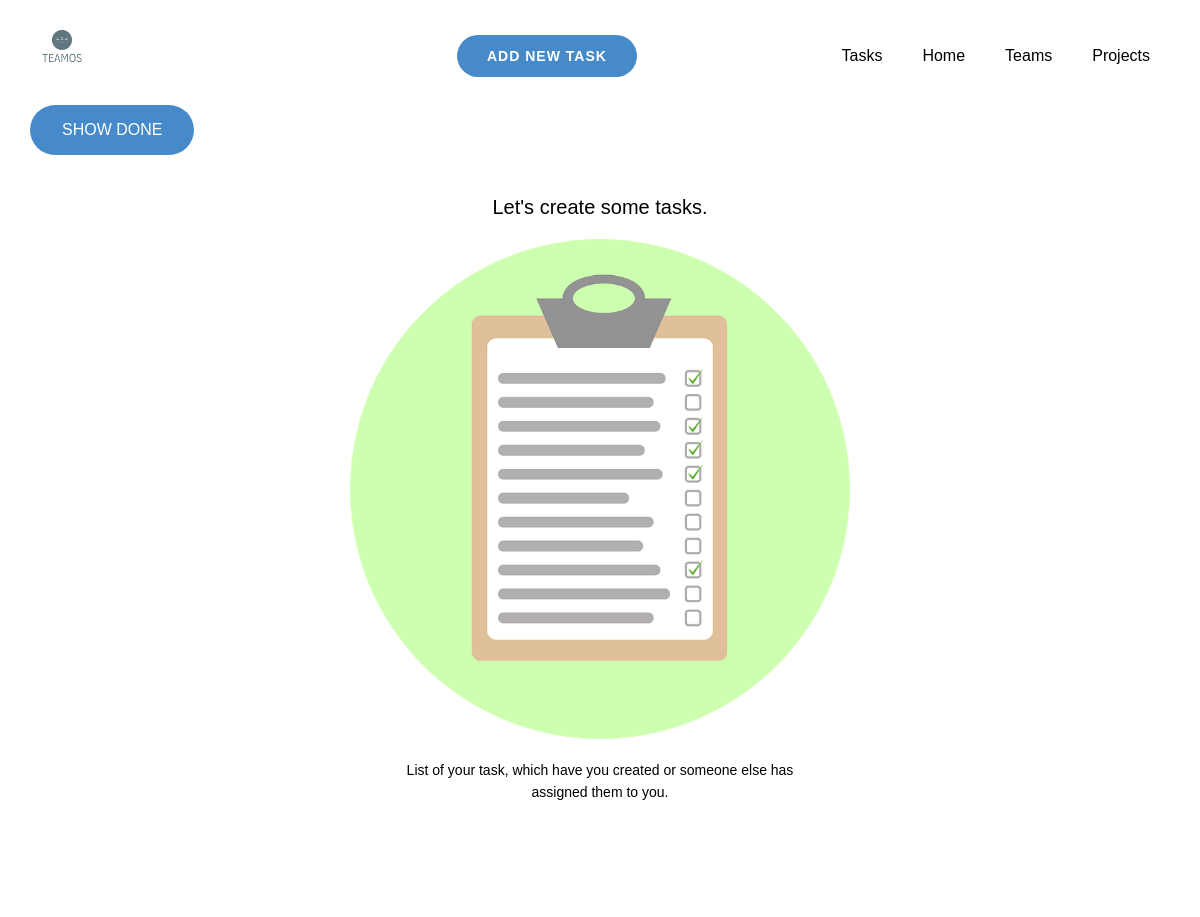
Page /to_do_list/ (signed in) on the earlier database version.
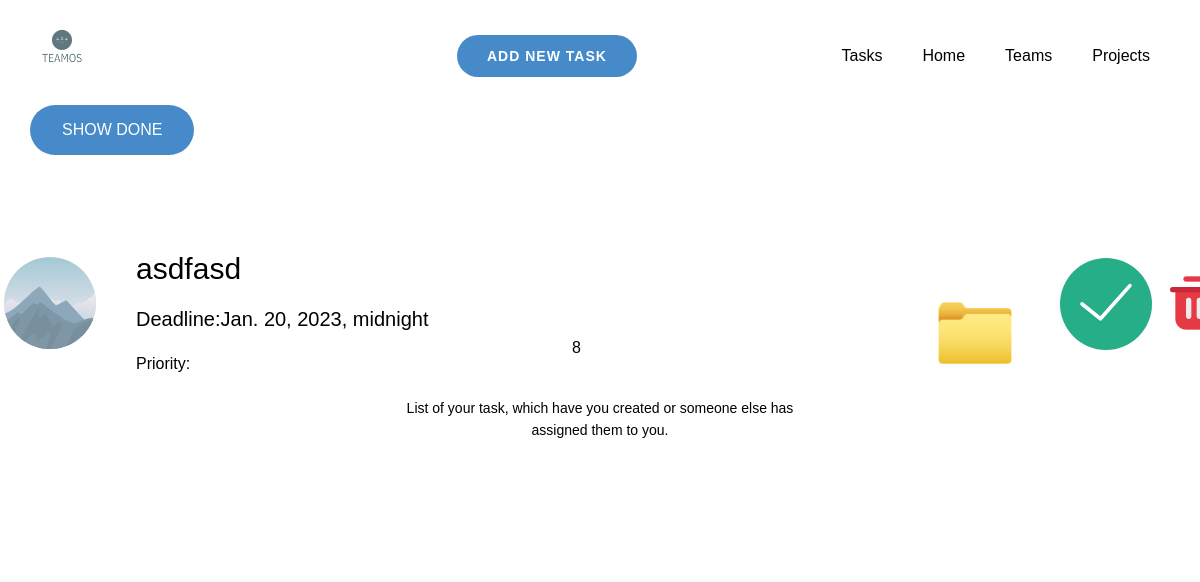
Same page on the later database version.
### to_do_list/models.py (models this page shows, shortened)
class Task(models.Model):
    project= models.CharField(max_length=200)
    name = models.CharField(max_length=200)
    description = models.TextField(null=True, blank=True)
    done = models.BooleanField(default=False)
    deadline = models.DateField(default=timezone.now, null=True)
    priority = models.IntegerField()
    class Meta:
         ordering = ['priority']

### to_do_list/views.py (the view)
# urls.py: path('', views.tasklist, name='tasklist'),
@login_required(login_url='login')
def tasklist(request):
    data = Task.objects.filter(done=False)
    print(data)
    return render(request, 'to_do_list/task_list.html', {'data': data})

### templates/to_do_list/task_list.html (shortened to what this page needs)
<!DOCTYPE html>
<html style="font-size: 16px;" lang="en"><head>
    {% load static %}
    <link rel="stylesheet"  href="{% static 'to_do_list/nicepage.css' %}" media="screen">
    <link rel="stylesheet" href="{% static 'to_do_list/Page-1.css' %}" media="screen">
  </head>
  <body class="u-body u-xl-mode" data-lang="en"><header class="u-clearfix u-header u-header" id="sec-1255"><div class="u-clearfix u-sheet u-sheet-1">
        <a href="{% url 'home' %}"  class="u-image u-logo u-image-1">
          <img src="{% static 'to_do_list/images/teamos_logo.png'%}" class="u-logo-image u-logo-image-1">
        </a>
        <nav class="u-menu u-menu-dropdown u-offcanvas u-menu-1">
          <div class="u-nav-container">
             <ul class="u-nav u-unstyled u-nav-1"><li class="u-nav-item"><a class="u-button-style u-nav-link u-text-active-palette-1-base u-text-hover-palette-2-base" href="{% url 'to_do_list:tasklist' %}" style="padding: 10px 20px;">Tasks</a>
</li><li class="u-nav-item"><a class="u-button-style u-nav-link u-text-active-palette-1-base u-text-hover-palette-2-base" href="{% url 'to_do_list:home' %}" style="padding: 10px 20px;">Home</a>
</li><li class="u-nav-item"><a class="u-button-style u-nav-link u-text-active-palette-1-base u-text-hover-palette-2-base" href="{% url 'to_do_list:view_teams' %}" style="padding: 10px 20px;">Teams</a>
</li><li class="u-nav-item"><a class="u-button-style u-nav-link u-text-active-palette-1-base u-text-hover-palette-2-base" href="{% url 'to_do_list:view_projects' %}" style="padding: 10px 20px;">Projects</a>
</li></ul>
          </div>
        </nav>
      <a href="{% url 'to_do_list:addTask' %}" class="u-border-2 u-border-grey-75 u-btn u-btn-round u-button-style u-hover-palette-1-light-1 u-palette-1-base u-radius-50 u-btn-1">ADD NEW TASK</a>
         <a id="show_done" href="{% url 'to_do_list:show_done'%}" class="show-done u-border-2 u-border-grey-75 u-btn u-btn-round u-button-style u-hover-palette-1-light-1 u-palette-1-base u-radius-50 u-btn-2">SHOW DONE</a>
      </div></header>
    <section class="  u-align-left u-clearfix u-valign-top-sm u-valign-top-xs u-section-1" id="carousel_dfc2">
         {% for Task in data %}
      <div class=" record u-clearfix u-sheet u-sheet-1">
        <div class="u-align-left u-container-style u-grey-10 u-group u-group-1">
          <div class="u-container-layout">
            <div class="u-container-style u-group u-palette-1-base u-radius-29 u-shape-round u-group-2">
              <div class="u-container-layout u-container-layout-2">
                <strong><h3 class="u-text " id="name_of_task">{{Task.name}}</h3></strong><h5>Deadline:{{ Task.deadline}}</h5>
                Priority:<span class="u-file-icon u-icon u-icon-1">{{Task.priority}}</span>
                  <span class="u-file-icon u-icon u-icon-2"><a class="u-image u-image-circle u-image-1 describe" value="{{Task.description}}"><img src="{% static 'to_do_list/images/bigfolder.png' %}" alt=""></a></span>
                </div>
            </div>   <span class="u-icon u-icon-4"><svg class="u-svg-link" preserveAspectRatio="xMidYMin slice" viewBox="0 0 50 50" style=""><use xlink:href="#svg-312c"></use></svg></span>
                <img class="u-image u-image-circle u-image-1" alt="" data-image-width="400"  data-image-height="265">
                   <span class=" u-file-icon u-icon u-icon-5">  <a class="delete-button" href="{% url 'to_do_list:task_delete' Task.name %}"><img src="{% static 'to_do_list/images/trash.png'%}"  alt=""></a></span>
          </div>
        </div>
      </div>
        {% empty %}
          <center>
                  <h5>Let's create some tasks.</h5>
                    <img src="{% static 'to_do_list/images/task.png' %}" alt="Press Add task button and start using Teamos!" style="width:500px;height:500px;" >
          </center>
    {% endfor %}
    </section>
    <footer class="u-align-center u-clearfix u-footer u-grey-80 u-footer" id="sec-98e9"><div class="u-clearfix u-sheet u-sheet-1">
        <p class="u-small-text u-text u-text-variant u-text-1">List of your task, which have you created or someone else has assigned them to you.</p>
      </div></footer>
</body></html>

Differences in the rows shown:
added Task: name "asdfasd", deadline "Jan. 20, 2023, midnight", priority "8"
Other differences:
text no longer shown: "Let's create some tasks."
